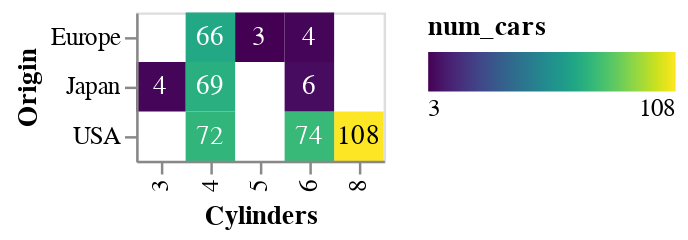

The code cell stored with this chart in its notebook:
### Code cell
import altair as alt
from vega_datasets import data

source = data.cars()

# Configure common options
base = alt.Chart(source).transform_aggregate(
    num_cars='count()',
    groupby=['Origin', 'Cylinders']
).encode(
    alt.X('Cylinders:O', scale=alt.Scale(paddingInner=0)),
    alt.Y('Origin:O', scale=alt.Scale(paddingInner=0)),
)

# Configure heatmap
heatmap = base.mark_rect().encode(
    color=alt.Color('num_cars:Q',
        scale=alt.Scale(scheme='viridis'),
        legend=alt.Legend(direction='horizontal')
    )
)

# Configure text
text = base.mark_text(baseline='middle').encode(
    text='num_cars:Q',
    color=alt.condition(
        alt.datum.num_cars > 100,
        alt.value('black'),
        alt.value('white')
    )
)

# Draw the chart
heatmap + text

### Figure 1 — Vega-Lite specification as saved in the notebook (floating-point values rounded to 4 significant figures; data arrays with more than 128 entries replaced by an {"elided": "..."} marker saying what was removed)
{"config": {"view": {"continuousWidth": 400, "continuousHeight": 300}}, "layer": [{"mark": "rect", "encoding": {"color": {"type": "quantitative", "field": "num_cars", "legend": {"direction": "horizontal"}, "scale": {"scheme": "viridis"}}, "x": {"type": "ordinal", "field": "Cylinders", "scale": {"paddingInner": 0}}, "y": {"type": "ordinal", "field": "Origin", "scale": {"paddingInner": 0}}}, "transform": [{"aggregate": [{"op": "count", "as": "num_cars"}], "groupby": ["Origin", "Cylinders"]}]}, {"mark": {"type": "text", "baseline": "middle"}, "encoding": {"color": {"condition": {"value": "black", "test": "(datum.num_cars > 100)"}, "value": "white"}, "text": {"type": "quantitative", "field": "num_cars"}, "x": {"type": "ordinal", "field": "Cylinders", "scale": {"paddingInner": 0}}, "y": {"type": "ordinal", "field": "Origin", "scale": {"paddingInner": 0}}}, "transform": [{"aggregate": [{"op": "count", "as": "num_cars"}], "groupby": ["Origin", "Cylinders"]}]}], "data": {"name": "data-f02450ab61490a1363517a0190416235"}, "$schema": "https://vega.github.io/schema/vega-lite/v4.8.1.json", "datasets": {"data-f02450ab61490a1363517a0190416235": {"elided": "406 records"}}}
